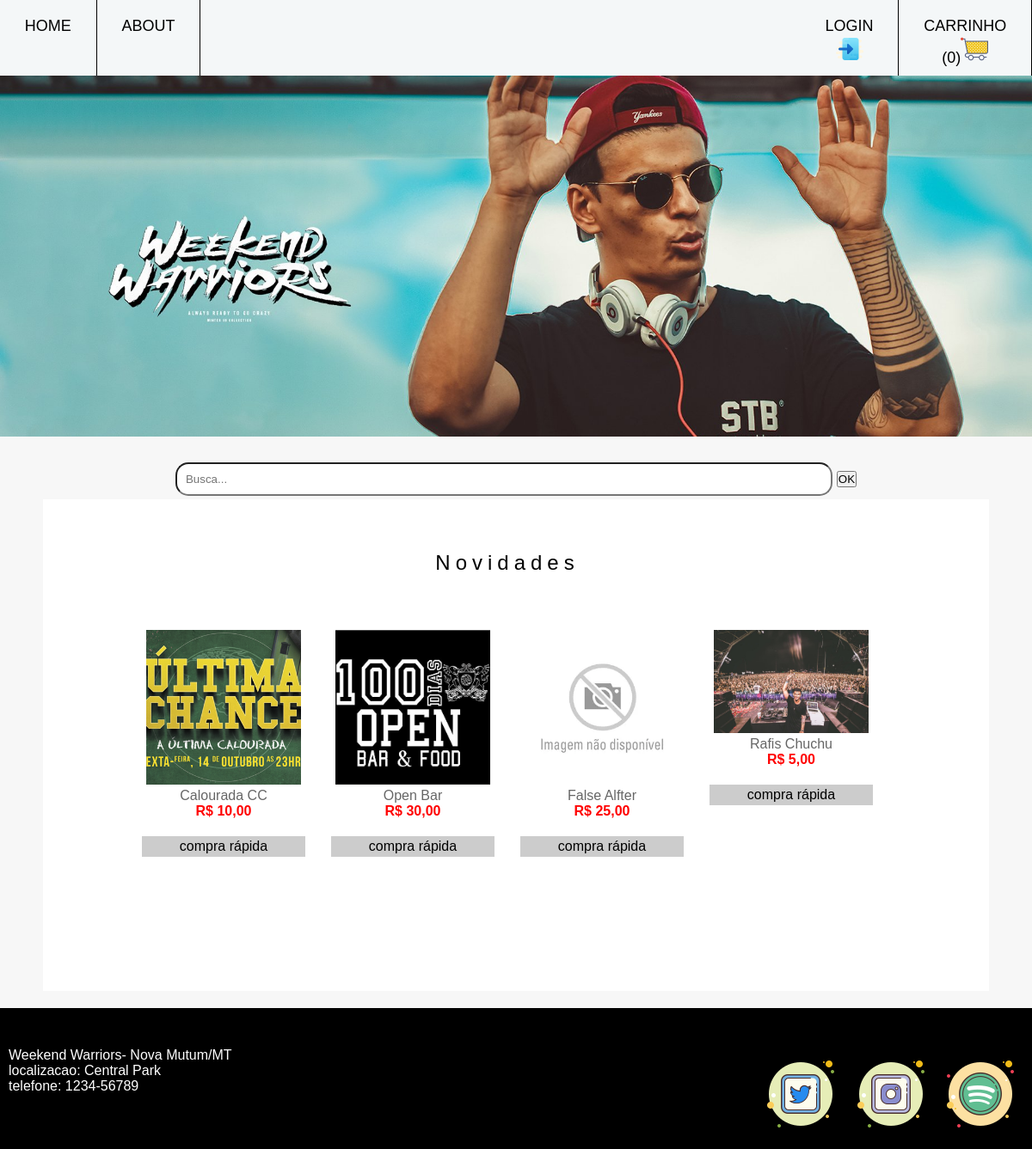
The page /weekend/index.php on the database its author committed.
### tables this page shows
CREATE TABLE IF NOT EXISTS `evento` (
  `id` INTEGER AUTO_INCREMENT PRIMARY KEY,  
  `nome` VARCHAR(50) NOT NULL, 
  `idFabricante` INTEGER,  
  `imagem` VARCHAR(50),
  `LocalEvento` VARCHAR(50),
  `dataEvento` DATETIME,
  `descricao` TEXT,
  `qtde` integer,
  `valor` real,

  FOREIGN KEY (idFabricante) REFERENCES fabricante(id) 
);

### weekend/classes/Evento.php (called while the page is built, shortened)
<?php
require_once "BD.php";
class Evento{
	private $conexao;
	function __construct(){
		$this->conexao = new BD();
	}
	function filtroNovidades() {
        $sql = "SELECT * FROM evento ORDER BY id desc limit 10";
		$result = $this->conexao->query($sql);
        return $result;
    }
}
?>

### weekend/classes/BD.php (called while the page is built, shortened)
<?php
class BD {
	private $host = "localhost";
	private $user = "root";
	private $password = "";
	private $database = "weekend";
	private $conexao;
	function __construct(){
		$this->conexao = new PDO("mysql:host=".$this->host.";dbname=" . $this->database, $this->user, $this->password);
	}
	function query($sql){
		return $this->conexao->query($sql);
	}
}
?>

### weekend/includes/functions.php (called while the page is built)
<?php
function mostraImagem($nomeArquivo){
	if($nomeArquivo =='')
		return "default.jpg";
	else
		return $nomeArquivo;
}
function formataPreco($valor){
	return "R$ ".str_replace(".", ",", number_format($valor, 2));
}
?>

### weekend/views/listaEventos.php (the view, shortened to what this page needs)
<h2><?=$titulo?></h2>
<br><br><br>
<div class="lista-produtos">
    <?php
    if(empty($listas)) {
        echo "<p>Nenhum produto encontrado</p>";
    }
    else {
        foreach($listas as $v => $lista){
        ?>
        <div class="produto">
            <a href="evento.php?id=<?=$lista['id'];?>">
                <figure>
                    <img src="Img/vintage/<?=mostraImagem($lista['imagem']);?>" alt="<?=$lista['nome'];?>">
                    <figcaption><?=$lista['nome'];?>
                    <br>
                    <span class="precoFinal">
                        <?=formataPreco($lista['valor']);?>
                    </span>
                    </figcaption>
                </figure>
            </a>
            <?php
            if(@array_key_exists($lista['id'], $_SESSION['carrinho'])){
                echo "<p class='noCarrinho'>no carrinho!</p>";
            }
            else{
                $preco = $lista['valor'];
                echo "<p class='rapida' id='{$lista['id']}'
                onclick=\"compraRapida({$lista['id']}, '{$lista['nome']}', $preco)\">compra rápida</p>";
            }
            ?>
        </div>
        <?php
        }
    }
    ?>

### weekend/css/style.css (style rules this page uses)
* { margin: 0; padding: 0; }
body { font-family: "Work Sans", sans-serif; box-sizing: border-box; background-color: #F7F7F7; }
h1, h2, h3 { font-weight: lighter; letter-spacing: 6px; color: black; margin-top: -40px; }
a { text-decoration: none; }
div.lista-produtos { display: flex; flex-direction: row; flex-wrap: wrap; justify-content: flex-start; }
div.produto { width: 200px; height: 310px; margin: 10px; background-color: white; text-align: center; }
div.produto .rapida { margin: 20px 5px; padding: 3px; background-color: #ccc; cursor: pointer; }
div.produto figure { margin: 0; }
div.produto a { color: #666; }
div.produto .precoFinal { font-weight: bold; color: red; }
div.produto img { width: 180px; transition: 0.5s; }

### rows shown on the page
evento: imagem (picture), nome "Calourada CC", valor "R$ 10,00"
evento: imagem (picture), nome "Open Bar", valor "R$ 30,00"
evento: shows a picture, nome "False Alfter", valor "R$ 25,00"
evento: imagem (picture), nome "Rafis Chuchu", valor "R$ 5,00"

### other values the page prints
$titulo "Novidades"
